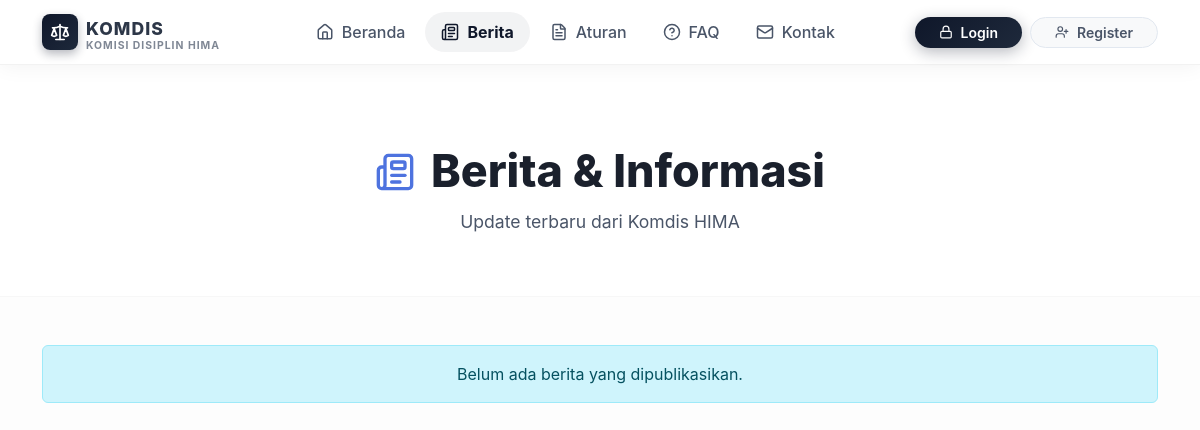
The app's page /guest/berita.php, older data.
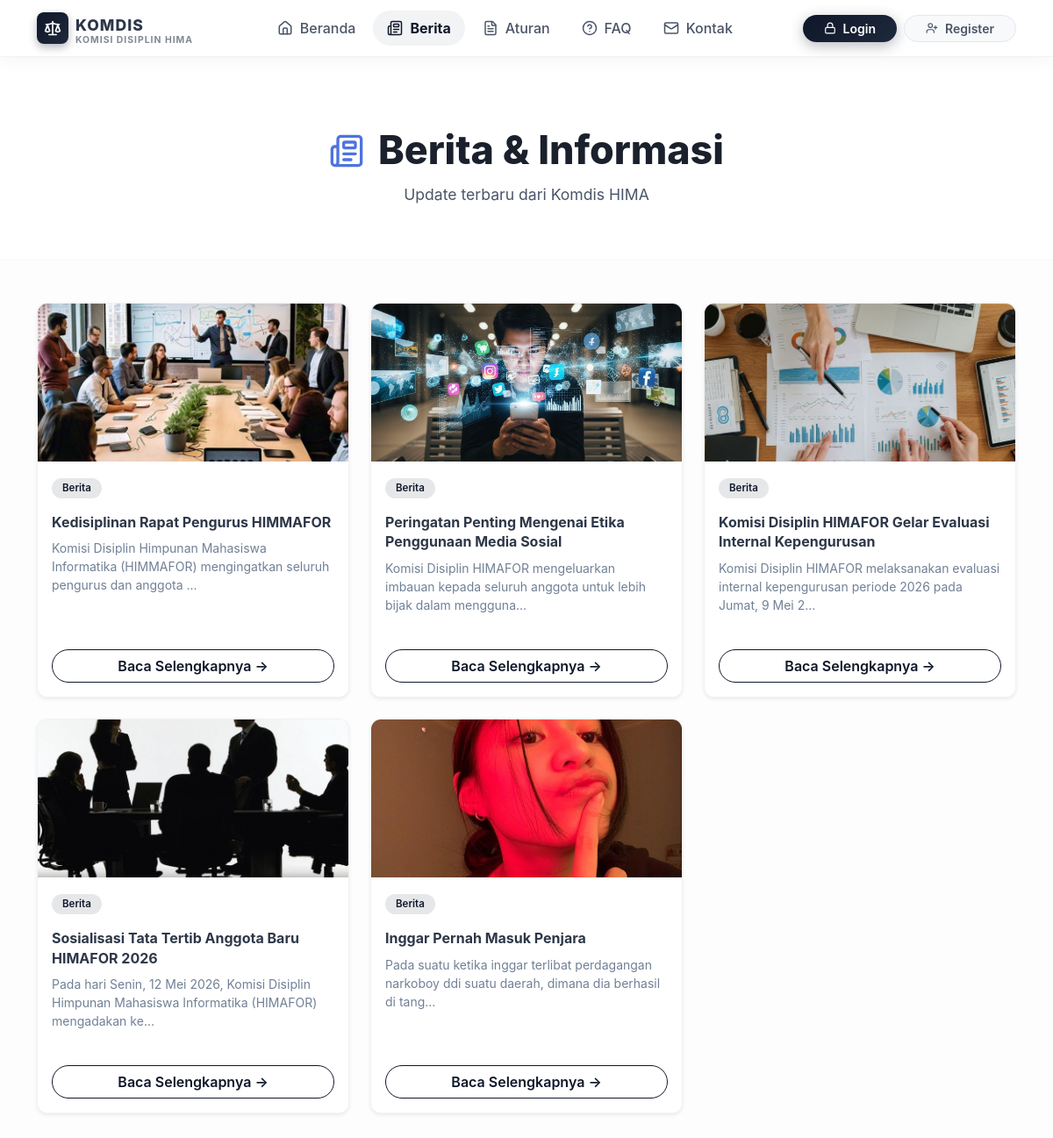
The same page, newer data.
### tables this page shows
CREATE TABLE `berita` (
  `id` int NOT NULL,
  `judul` varchar(255) NOT NULL,
  `isi` text NOT NULL,
  `thumbnail` varchar(255) DEFAULT '',
  `created_at` timestamp NOT NULL DEFAULT CURRENT_TIMESTAMP
);

### guest/berita.php (the view, shortened to what this page needs)
<?php
include '../config/koneksi.php';
?>
<!DOCTYPE html>
<html lang="id">
<head>
    <link href="../assets/css/bootstrap.min.css" rel="stylesheet">
</head>
<body>
<?php
if (isset($_SESSION['login']) && $_SESSION['role'] == 'user') {
    include '../partials/user_navbar.php';
} else {
    include '../partials/guest_navbar.php';
}
?>
<div class="hero-section text-center mb-5">
    <div class="container">
        <h1 class="d-flex align-items-center justify-content-center gap-3"><i data-lucide="newspaper" style="width: 40px; height: 40px; color: #4e73df;"></i> Berita & Informasi</h1>
        <p class="mb-0">Update terbaru dari Komdis HIMA</p>
    </div>
</div>
<div class="container pb-5">
    <?php
    $berita = false;
    try { $berita = mysqli_query($conn, "SELECT * FROM berita ORDER BY id DESC"); } catch (Exception $e) {}
    if (!$berita || mysqli_num_rows($berita) == 0):
    ?>
        <div class="alert alert-info text-center">Belum ada berita yang dipublikasikan.</div>
    <?php else: ?>
        <div class="row g-4">
            <?php while ($b = mysqli_fetch_assoc($berita)): ?>
                <div class="col-md-4">
                    <div class="card card-berita shadow-sm h-100">
                        <?php if (!empty($b['thumbnail'])): ?>
                            <img src="../assets/upload/berita/<?= htmlspecialchars($b['thumbnail']) ?>" alt="Thumbnail">
                        <?php else: ?>
                            <div class="no-img"><i data-lucide="newspaper" style="width: 48px; height: 48px; opacity: 0.5;"></i></div>
                        <?php endif; ?>
                        <div class="card-body">
                            <span class="badge badge-kat mb-3">Berita</span>
                            <h6 class="fw-bold" style="color: #2d3748; line-height: 1.4;"><?= htmlspecialchars($b['judul']) ?></h6>
                            <p class="text-muted small"><?= htmlspecialchars(substr(strip_tags($b['isi']), 0, 100)) ?>...</p>
                        </div>
                        <div class="card-footer bg-white border-0 pb-3">
                            <a href="detail_berita.php?id=<?= $b['id'] ?>" class="btn fw-semibold w-100 rounded-pill" style="border: 1px solid #0f172a; color: #0f172a; transition: all 0.3s;">
                                Baca Selengkapnya →
                            </a>
                        </div>
                    </div>
                </div>
            <?php endwhile; ?>
        </div>
    <?php endif; ?>
</div>
<?php include '../partials/footer.php'; ?>
</body>
</html>

### partials/guest_navbar.php (shortened to what this page needs)
<?php
$currentPage = basename($_SERVER['PHP_SELF']);
$isLoggedIn = isset($_SESSION['login']);
$userRole = $_SESSION['role'] ?? '';
?>
<nav class="navbar navbar-expand-lg navbar-light sticky-top bg-white" style="box-shadow: 0 2px 20px rgba(0,0,0,0.05); border-bottom: 1px solid rgba(0,0,0,0.05);">
    <div class="container">
        <a class="navbar-brand d-flex align-items-center gap-2" href="home.php">
            <div style="width:36px;height:36px;background:linear-gradient(135deg,#0f172a,#1e293b);border-radius:8px;display:flex;align-items:center;justify-content:center;font-size:1.1rem;color:#fff;box-shadow:0 4px 10px rgba(15,23,42,0.3);"><i data-lucide="scale" style="width: 20px; height: 20px;"></i></div>
            <div>
                <span style="font-weight:800;font-size:1.1rem;letter-spacing:1px;color:#2d3748;">KOMDIS</span>
                <span style="font-size:.65rem;display:block;opacity:.7;line-height:1;margin-top:-2px;color:#4a5568;">KOMISI DISIPLIN HIMA</span>
            </div>
        </a>
        <div class="collapse navbar-collapse" id="guestNav">
            <ul class="navbar-nav mx-auto gap-1">
                <li class="nav-item">
                    <a class="nav-link px-3 py-2 rounded-pill d-flex align-items-center gap-2 <?= $currentPage=='home.php' ? 'active fw-bold' : '' ?>"
                       href="home.php" style="<?= $currentPage=='home.php' ? 'background:rgba(15,23,42,.05); color:#0f172a;' : 'color:#4a5568; font-weight:500;' ?>">
                        <i data-lucide="home" style="width: 18px; height: 18px;"></i> Beranda
                    </a>
                </li>
                <li class="nav-item">
                    <a class="nav-link px-3 py-2 rounded-pill d-flex align-items-center gap-2 <?= $currentPage=='berita.php' ? 'active fw-bold' : '' ?>"
                       href="berita.php" style="<?= $currentPage=='berita.php' ? 'background:rgba(15,23,42,.05); color:#0f172a;' : 'color:#4a5568; font-weight:500;' ?>">
                        <i data-lucide="newspaper" style="width: 18px; height: 18px;"></i> Berita
                    </a>
                </li>
                <li class="nav-item">
                    <a class="nav-link px-3 py-2 rounded-pill d-flex align-items-center gap-2 <?= $currentPage=='aturan.php' ? 'active fw-bold' : '' ?>"
                       href="aturan.php" style="<?= $currentPage=='aturan.php' ? 'background:rgba(15,23,42,.05); color:#0f172a;' : 'color:#4a5568; font-weight:500;' ?>">
                        <i data-lucide="file-text" style="width: 18px; height: 18px;"></i> Aturan
                    </a>
                </li>
                <li class="nav-item">
                    <a class="nav-link px-3 py-2 rounded-pill d-flex align-items-center gap-2 <?= $currentPage=='faq.php' ? 'active fw-bold' : '' ?>"
                       href="faq.php" style="<?= $currentPage=='faq.php' ? 'background:rgba(15,23,42,.05); color:#0f172a;' : 'color:#4a5568; font-weight:500;' ?>">
                        <i data-lucide="help-circle" style="width: 18px; height: 18px;"></i> FAQ
                    </a>
                </li>
                <li class="nav-item">
                    <a class="nav-link px-3 py-2 rounded-pill d-flex align-items-center gap-2 <?= $currentPage=='kontak.php' ? 'active fw-bold' : '' ?>"
                       href="kontak.php" style="<?= $currentPage=='kontak.php' ? 'background:rgba(15,23,42,.05); color:#0f172a;' : 'color:#4a5568; font-weight:500;' ?>">
                        <i data-lucide="mail" style="width: 18px; height: 18px;"></i> Kontak
                    </a>
                </li>
            </ul>
            <div class="d-flex gap-2 mt-3 mt-lg-0">
                <?php if ($isLoggedIn): ?>
                    <?php
                    $dashboardUrl = ($userRole == 'admin') ? '../admin/dashboard.php' : '../user/dashboard.php';
                    ?>
                    <a href="<?= $dashboardUrl ?>" class="btn btn-sm fw-semibold px-4 d-flex align-items-center gap-2 text-white"
                       style="background: #0f172a; border-radius: 20px; box-shadow: 0 4px 15px rgba(15,23,42,.3); transition: transform 0.2s;">
                        <i data-lucide="layout-dashboard" style="width: 14px; height: 14px;"></i> Ke Dashboard
                    </a>
                <?php else: ?>
                    <a href="../auth/login.php" class="btn btn-sm fw-semibold px-4 d-flex align-items-center gap-2"
                       style="background:linear-gradient(135deg,#0f172a,#1e293b);color:#fff;border:none;border-radius:20px;box-shadow:0 4px 15px rgba(15,23,42,.3);transition:transform 0.2s;">
                        <i data-lucide="lock" style="width: 14px; height: 14px;"></i> Login
                    </a>
                    <a href="../auth/register.php" class="btn btn-sm fw-semibold px-4 d-flex align-items-center gap-2"
                       style="background:#f8f9fa;color:#4a5568;border:1px solid #e2e8f0;border-radius:20px;transition:all 0.3s;">
                        <i data-lucide="user-plus" style="width: 14px; height: 14px;"></i> Register
                    </a>
                <?php endif; ?>
            </div>
        </div>
    </div>
</nav>

### partials/footer.php
</body>
</html>

### guest/berita.php (style rules this page uses)
body { background: #fdfdfd; font-family: 'Inter', 'Segoe UI', sans-serif; }
.navbar-brand { font-weight: 700; letter-spacing: 1px; }
.card-berita { transition: transform .2s, box-shadow .2s; border: 1px solid rgba(0,0,0,0.05); border-radius: 12px; overflow: hidden; box-shadow: 0 4px 20px rgba(0,0,0,0.03); background: #ffffff; }
.card-berita img { height: 180px; object-fit: cover; width: 100%; }
.badge-kat { background: rgba(15,23,42,.1); color: #0f172a; font-weight: 600; font-size: .72rem; border-radius: 20px; padding: 6px 12px; }
.hero-section { background: #ffffff; padding: 80px 0 60px; border-bottom: 1px solid rgba(0,0,0,0.03); }
.hero-section h1 { font-weight: 800; color: #1a202c; font-size: clamp(2rem, 4vw, 2.8rem); margin-bottom: 10px; }
.hero-section p { color: #4a5568; font-size: 1.1rem; }
.text-muted { color: #718096 !important; }

Row changes from the older to the newer data that the page shows:
added berita: thumbnail (picture), judul "Kedisiplinan Rapat Pengurus HIMMAFOR", isi "Komisi Disiplin Himpunan Mahasiswa Informatika (HIMMAFOR) mengingatkan seluruh pengurus dan anggota"
added berita: thumbnail (picture), judul "Peringatan Penting Mengenai Etika Penggunaan Media Sosial", isi "Komisi Disiplin HIMAFOR mengeluarkan imbauan kepada seluruh anggota untuk lebih bijak dalam mengguna"
added berita: thumbnail (picture), judul "Komisi Disiplin HIMAFOR Gelar Evaluasi Internal Kepengurusan", isi "Komisi Disiplin HIMAFOR melaksanakan evaluasi internal kepengurusan periode 2026 pada Jumat, 9 Mei 2"
added berita: thumbnail (picture), judul "Sosialisasi Tata Tertib Anggota Baru HIMAFOR 2026", isi "Pada hari Senin, 12 Mei 2026, Komisi Disiplin Himpunan Mahasiswa Informatika (HIMAFOR) mengadakan ke"
added berita: thumbnail (picture), judul "Inggar Pernah Masuk Penjara", isi "Pada suatu ketika inggar terlibat perdagangan narkoboy ddi suatu daerah, dimana dia berhasil di tang"
Text that changed along with them:
text no longer shown: "Belum ada berita yang dipublikasikan."
